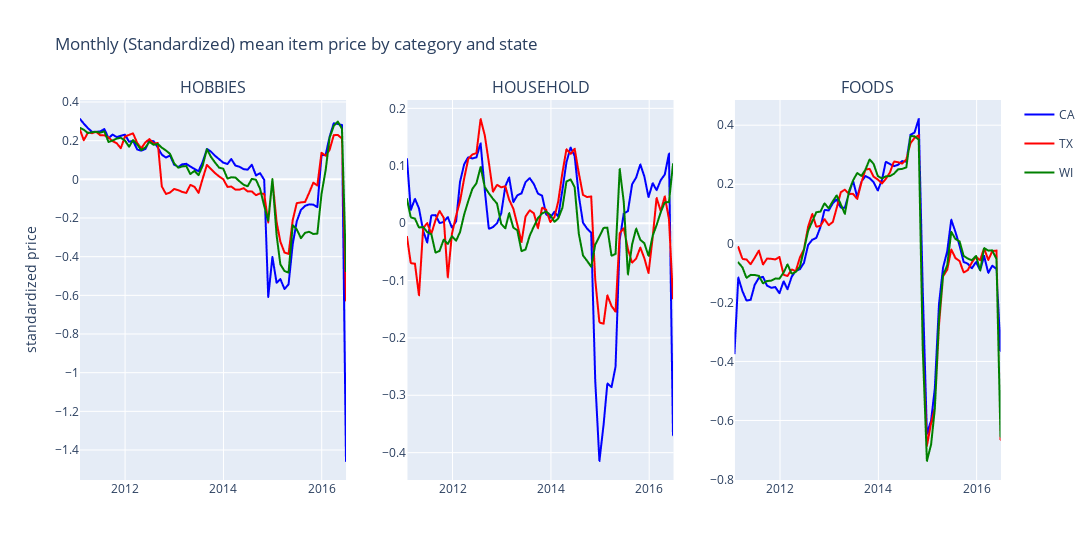

This figure's notebook cell:
### Markdown cell above
The average prices over all goods has varied a lot over the last 5 years, but with the introduction of so many new products this is to be expected. If we look just at the last 18 months where very few, if any, new products were added, the prices are far more stable, with household items increasing in price a little across the board and foods costs increasing significantly in Texas and California - possibly due to lack of rainfall.

### Code cell
# mean price of an item in a state across stores
to_plot = \
(df
# .sample(frac=0.01)
.groupby(['cat_id','state_id','item_id','wm_yr_wk'], observed=True)
.agg(item_price=('sell_price_cent','mean'))
.reset_index())

# match wm_yr_wk to a date
cal_df = pd.read_csv(
    RAW_DATA_PATH / 'calendar.csv',
    parse_dates=['date'],
    usecols=['date','wm_yr_wk']).groupby('wm_yr_wk').first()

# join in the dates
to_plot = \
(to_plot
.merge(
    cal_df,
    left_on=['wm_yr_wk'],
    right_on=['wm_yr_wk']))

# standardise the item_price
to_plot.item_price = \
(to_plot
[['state_id','item_id','item_price']]
.groupby(['state_id','item_id'], observed=True)
.transform(lambda x: (x-x.mean())/x.std()))

# get monthly mean item price across states and categories
to_plot = \
(to_plot
.groupby(['cat_id','state_id'], observed=True)
.resample('M', on='date')
.item_price
.mean()
.reset_index('date'))

# display(to_plot.sample(5))

category_ids = to_plot.index.get_level_values('cat_id').categories.to_list()
state_ids = to_plot.index.get_level_values('state_id').categories.to_list()

fig = make_subplots(rows=1, cols=3, column_titles=category_ids)

# plot as lines
for col, category_id in enumerate(category_ids):
    for state_id in state_ids:
        tmp = to_plot.loc[(category_id, state_id), :]
        fig.add_trace(
            go.Scattergl(
                x=tmp.date,
                y=tmp.item_price,
                name=state_id,
                legendgroup=state_id,
                showlegend=not col,
                mode='lines',
                marker=go.scattergl.Marker(
                    color={'CA':'blue','TX':'red','WI':'green'}[state_id])),
            row=1, col=col+1)

layout = go.Layout(
    width=1200,
    title="Monthly (Standardized) mean item price by category and state",
    yaxis_title="standardized price")

fig.update_layout(layout)
fig
